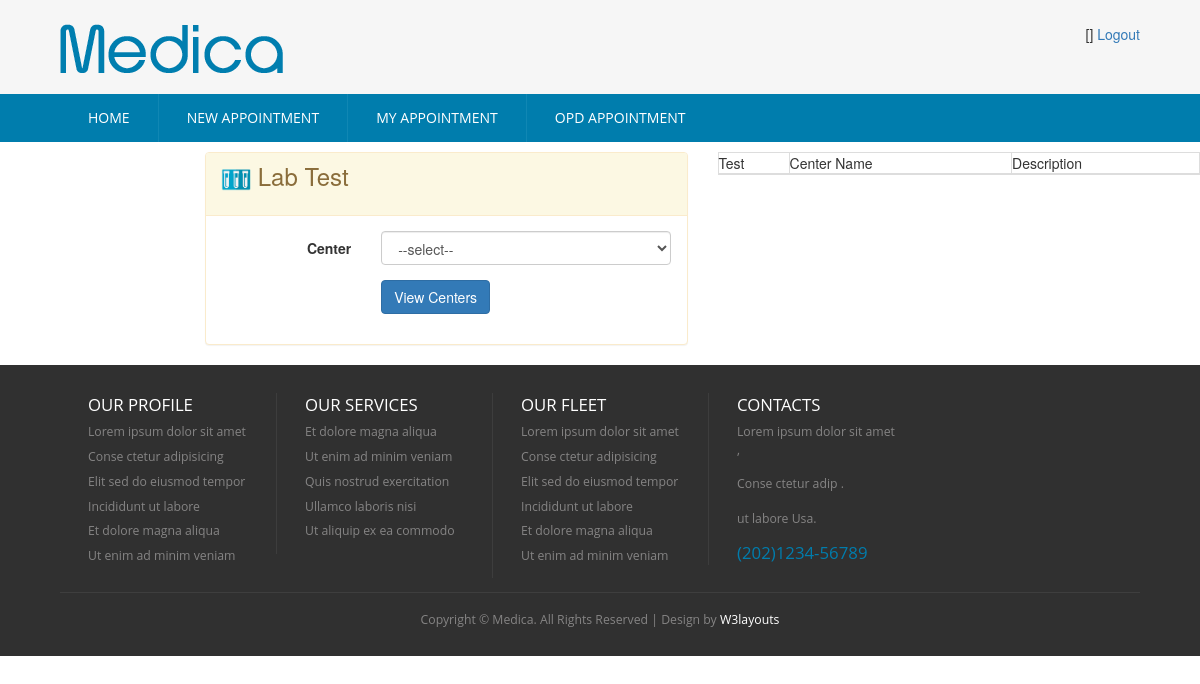
/index.php/patient_controller/loadViewLabTestCenters, run on an earlier commit of the app's database.
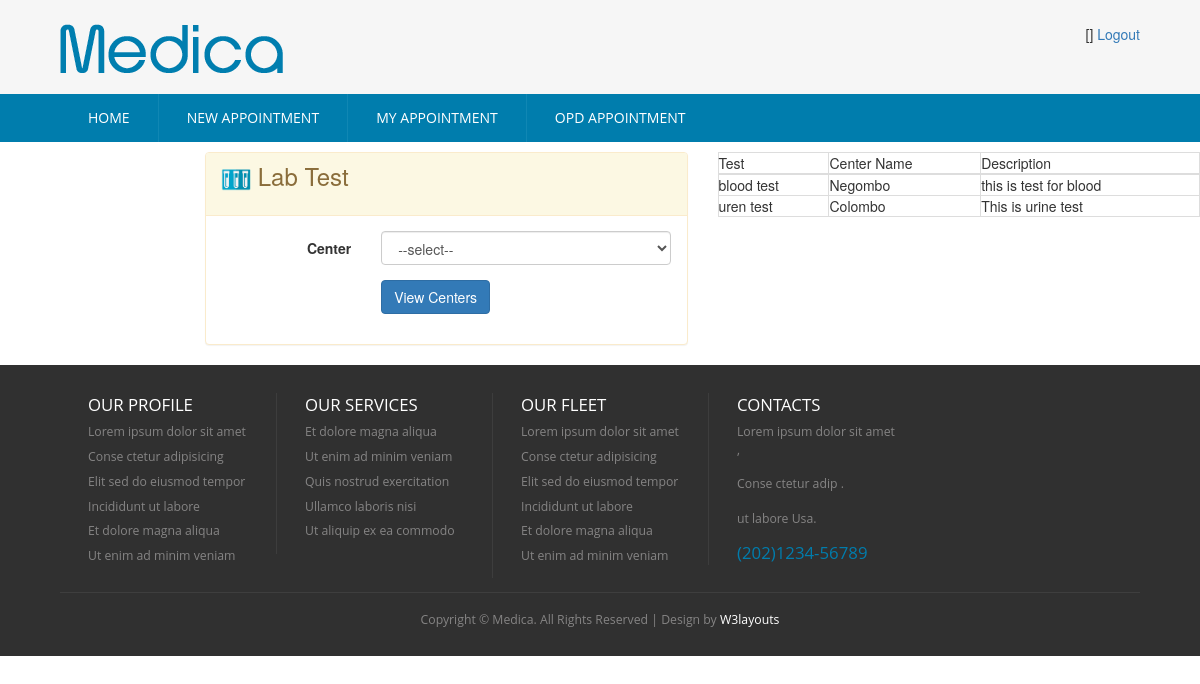
And on a later commit of the database.
### tables this page shows
CREATE TABLE `hms_lab_test` (
  `id` int(5) NOT NULL AUTO_INCREMENT,
  `lab_test` varchar(50) DEFAULT NULL,
  `center_name` varchar(20) DEFAULT NULL,
  `description` varchar(100) DEFAULT NULL,
  PRIMARY KEY (`id`)
);

### application/controllers/Patient_Controller.php (called while the page is built, shortened)
<?php
class Patient_Controller extends CI_Controller {
    public function loadViewLabTestCenters() {
        $this->load->model(array('LabTest', 'Center'));
        $data['msg'] = '';
        $labTest = new LabTest();
        $labCenterDetails = $labTest->get();
        $data['labCenterDetails'] = $labCenterDetails;
        $this->load->view('patient/patient-lab-test', $data);
    }
}

### index.php (called while the page is built, shortened)
<?php
require_once BASEPATH.'core/CodeIgniter.php';

### application/core/my_model.php (called while the page is built, shortened)
<?php
class MY_Model extends CI_Model{
    public function get($limit=0,$offset = 0) {
        if($limit){
            $query = $this->db->get($this::DB_TABLE,$limit,$offset);
        }else{
            $query = $this->db->get($this::DB_TABLE);
        }
        $ret_val = array();
        foreach ($query->result() as $row) {
            $model = new $class;
            $model->populate($row);
            $ret_val[$row->{$this::DB_TABLE_PK}] = $model;
        }
        return $ret_val;
    }
}

### application/views/patient/patient-lab-test.php (the view, shortened to what this page needs)
<!DOCTYPE HTML>
<html>
    <head>
        <link href="<?php echo base_url('css/style.css'); ?>" rel="stylesheet" type="text/css"  media="all" />
        <link href="<?php echo base_url('css/bootstrap.css'); ?>" rel="stylesheet" type="text/css"/>
        <link rel="stylesheet" href="<?php echo base_url('css/responsiveslides.css') ?>">
    </head>
    <body>
        <div class="header">
            <div class="main-header">
                <div class="wrap">
                    <?php $this->load->view('patient/_head_patient'); ?>
                </div>
            </div>
            <div class="top-nav">
                <div class="wrap">
                    <ul>
                        <?php $this->load->view('patient/_menu_patient'); ?>
                    </ul>
                </div>
            </div>
        </div>
        <div class="content">
            <div class="row">
                <div class="col-md-2"></div>
                <div class="col-md-5">
                    <div class="panel panel-warning">
                        <div class="panel-heading ">
                            <h3><img src="<?= base_url('/images/icon-lab-test.png') ?>" style="width: 30px" />    Lab Test</h3>
                        </div>
                        <div class="panel-body">
                            <form class="form-horizontal" action="<?= base_url('Patient_Controller/viewLabTestCenters') ?>" method="post">
                                <div class="form-group">
                                    <label for="select" class="control-label col-xs-4">Center</label>
                                    <div class="col-xs-8">
                                        <select id="center_name" required="" name="center_name" class="select form-control">
                                            <option value="">--select--</option>
                                        </select>
                                    </div>
                                </div>
                                <div class="form-group row">
                                    <div class="col-xs-offset-4 col-xs-8">
                                        <button name="submit" type="submit" class="btn btn-primary">View Centers</button>
                                    </div>
                                </div>
                            </form>
                        </div>
                    </div>
                </div>
                <div class="col-md-5">
                    <table class="table-bordered" style="width: 100%">
                        <thead>
                            <tr>
                                <td>Test</td>
                                <td>Center Name</td>
                                <td>Description</td>
                            </tr></thead>
                        <?php
                        if ($labCenterDetails)
                            foreach ($labCenterDetails as $value) {
                                ?>
                                <tr>
                                    <td><?= $value->lab_test ?></td>
                                    <td><?= $value->center_name ?></td>
                                    <td><?= $value->description ?></td>
                                </tr>
                                <?php
                            }
                        ?>
                    </table>
                </div>
            </div>
        </div>
        <div class="footer">
            <div class="wrap">
                <div class="footer-grids">
                    <div class="footer-grid">
                        <h3>OUR Profile</h3>
                        <ul>
                            <li><a href="#">Lorem ipsum dolor sit amet</a></li>
                            <li><a href="#">Conse ctetur adipisicing</a></li>
                            <li><a href="#">Elit sed do eiusmod tempor</a></li>
                            <li><a href="#">Incididunt ut labore</a></li>
                            <li><a href="#">Et dolore magna aliqua</a></li>
                            <li><a href="#">Ut enim ad minim veniam</a></li>
                        </ul>
                    </div>
                    <div class="footer-grid">
                        <h3>Our Services</h3>
                        <ul>
                            <li><a href="#">Et dolore magna aliqua</a></li>
                            <li><a href="#">Ut enim ad minim veniam</a></li>
                            <li><a href="#">Quis nostrud exercitation</a></li>
                            <li><a href="#">Ullamco laboris nisi</a></li>
                            <li><a href="#">Ut aliquip ex ea commodo</a></li>
                        </ul>
                    </div>
                    <div class="footer-grid">
                        <h3>OUR FLEET</h3>
                        <ul>
                            <li><a href="#">Lorem ipsum dolor sit amet</a></li>
                            <li><a href="#">Conse ctetur adipisicing</a></li>
                            <li><a href="#">Elit sed do eiusmod tempor</a></li>
                            <li><a href="#">Incididunt ut labore</a></li>
                            <li><a href="#">Et dolore magna aliqua</a></li>
                            <li><a href="#">Ut enim ad minim veniam</a></li>
                        </ul>
                    </div>
                    <div class="footer-grid">
                        <h3>CONTACTS</h3>
                        <p>Lorem ipsum dolor sit amet ,</p>
                        <p>Conse ctetur adip .</p>
                        <p>ut labore Usa.</p>
                        <span>(202)1234-56789</span>
                    </div>
                </div>
                <div class="copy-tight">
                    <p>Copyright &copy; Medica. All Rights Reserved | Design by <a href="http://w3layouts.com/">W3layouts</a></p>
                </div>
            </div>
        </div>
    </body>
</html>

### application/views/patient/_head_patient.php (shortened to what this page needs)
<div class="logo">
    <a href="<?= base_url('') ?>"><img src="<?php echo base_url('images/logo.png');?>" title="logo" /></a>
</div>
<div class="social-links">
    <ul>
        <li>[<?php echo $this->session->userdata('userbean')->user_role ?>]</li>
        <li><a href="<?php echo base_url('User_Controller/logout');?>">Logout</a></li>
    </ul>
</div>

### application/views/patient/_menu_patient.php
<li><a href="<?php echo base_url('Patient_Controller/loadHome');?>">Home</a></li>
<li><a href="<?php echo base_url('Patient_Controller/loadAppointment');?>">New Appointment</a></li>
<li><a href="<?php echo base_url('Patient_Controller/loadMyAppointment');?>">My Appointment</a></li>
<li><a href="<?php echo base_url('Patient_Controller/loadOPDAppointment');?>">OPD Appointment</a></li>

### css/style.css (style rules this page uses)
html,body,div,span,applet,object,iframe,h1,h2,h3,h4,h5,h6,p,blockquote,pre,a,abbr,acronym,address,big,cite,code,del,dfn,em,img,ins,kbd,q,s,samp,small,strike,strong,sub,sup,tt,var,b,u,i,dl,dt,dd,ol,nav ul,nav li,fieldset,form,label,legend,table,caption,tbody,tfoot,thead,tr,th,td,article,aside,canvas,details,embed,figure,figcaption,footer,header,hgroup,menu,nav,output,ruby,section,summary,time,mark,audio,video { margin:0;padding:0;border:0;font-size:100%;font:inherit;vertical-align:baseline; }
ol,ul { list-style:none;margin:0px;padding:0px; }
table { border-collapse:collapse;border-spacing:0; }
a { text-decoration:none; }
img { max-width:100%; }
body { background: #F6F6F6; }
.wrap { width:80%; margin:0 auto; }
.main-header { padding: 1.7em 0 1.5em 0; background: #F6F6F6; }
.logo { float:left; }
.logo img { display:block; }
.social-links { float:right; }
.social-links ul li { display:inline-block; }
.top-nav { background:#007DAD; }
.top-nav ul li { display:inline-block; float: left; border-left: 1px ridge #1087B4; }
.top-nav ul li:nth-child(1) { border:none; }
.top-nav li a { font-size: 1em; font-family: 'Open Sans', sans-serif; color: #FFF; background: #007DAD; text-transform: uppercase; padding: 1em 2em; display: block; transition: 0.5s ease; -o-transition: 0.5s ease; -webkit-transition: 0.5s ease; }
.footer { padding: 2em 0 1em 0; background:#303030; }
.footer-grid { float: left; width: 20%; border-left: 1px solid rgba(153, 153, 153, 0.13); padding: 0px 28px; }
.footer-grid:first-child { border:none; }
.footer-grid ul li a,.footer-grid p { color: #858484; font-size: 0.875em; font-family: 'Open Sans', sans-serif; transition: 0.5s ease; -o-transition: 0.5s ease; -webkit-transition: 0.5s ease; padding: 0.3em 0; display: block; }
.footer-grid span { font-size:1.2em; font-family: 'Open Sans', sans-serif; color:#007DAD; }
.footer-grid h3 { font-family: 'Open Sans', sans-serif; color:#FFF; font-size:1.2em; text-transform: uppercase; margin: 0.2em 0 0.3em 0; }
.copy-tight { text-align: center; padding: 1em 0 0 0; border-top: 1px solid rgba(153, 153, 153, 0.13); margin-top: 1em; }
.copy-tight p { color: #858484; font-size: 0.875em; font-family: 'Open Sans', sans-serif; padding: 0.3em 0; display: block; }
.copy-tight p a { color:#FFF; transition: 0.5s ease; -o-transition: 0.5s ease; -webkit-transition: 0.5s ease; }
@media (max-width: 1366px) { .wrap { width:90%; } }

What changed in the data, as far as the page shows it:
added hms_lab_test: lab_test "blood test", center_name "Negombo", description "this is test for blood"
added hms_lab_test: lab_test "uren test", center_name "Colombo", description "This is urine test"
